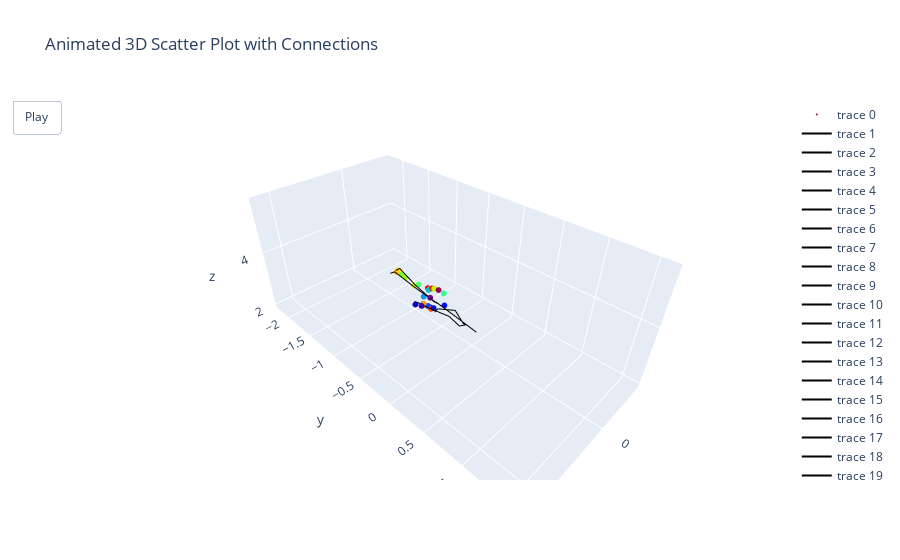

Write notebook code for a chart like this one.
### Markdown cell above
## Visualize Results

### Code cell
render_video(val_data[0][0][2])

### Figure 1 — Plotly figure (JSON) as saved in the notebook; plotly's stock layout.template omitted (floating-point values rounded to 4 significant figures)
{"data": [{"marker": {"color": [1, 2, 3, 4, 5, 6, 7, 8, 9, 10, 11, 12, 13, 14, 15, 16, 17, 18, 19, 20, 21, 22, 23, 24, 25], "colorscale": [[0, "rgb(150,0,90)"], [0.125, "rgb(0,0,200)"], [0.25, "rgb(0,25,255)"], [0.375, "rgb(0,152,255)"], [0.5, "rgb(44,255,150)"], [0.625, "rgb(151,255,0)"], [0.75, "rgb(255,234,0)"], [0.875, "rgb(255,111,0)"], [1, "rgb(255,0,0)"]], "size": 2}, "mode": "markers", "type": "scatter3d", "x": [0.4851, 0.7769, 1.06, 1.139, 0.8926, 0.6436, 0.835, 0.877, 0.8984, 0.7041, 0.5161, 0.4844, 0.4727, 0.6074, 0.6343, 0.6611, 0.4866, 0.6714, 0.5386, 0.6333, 0.9902, 0.9429, 0.8984, 0.4512, 0.4961], "y": [-0.3123, -0.2932, -0.2778, -0.3296, -0.1814, -0.1442, -0.2729, -0.2783, -0.3364, -0.4348, -0.4551, -0.4475, -0.2399, -0.5684, -0.834, -0.7632, -0.3801, -0.6104, -0.9502, -0.9312, -0.2812, -0.3198, -0.2167, -0.4326, -0.4775], "z": [3.859, 3.812, 3.748, 3.777, 3.689, 3.658, 3.561, 3.617, 3.631, 3.611, 3.697, 3.717, 3.832, 3.803, 3.846, 3.855, 3.818, 3.756, 3.803, 3.816, 3.768, 3.615, 3.613, 3.742, 3.723]}, {"line": {"color": "black", "width": 2}, "mode": "lines", "type": "scatter3d", "x": [0.7607, 0.772], "y": [-0.2126, 0.04556], "z": [3.762, 3.699]}, {"line": {"color": "black", "width": 2}, "mode": "lines", "type": "scatter3d", "x": [0.772, 0.7793], "y": [0.04556, 0.2367], "z": [3.699, 3.645]}, {"line": {"color": "black", "width": 2}, "mode": "lines", "type": "scatter3d", "x": [0.7793, 0.7808], "y": [0.2367, 0.2996], "z": [3.645, 3.625]}, {"line": {"color": "black", "width": 2}, "mode": "lines", "type": "scatter3d", "x": [0.7808, 0.8159], "y": [0.2996, 0.3882], "z": [3.625, 3.646]}, {"line": {"color": "black", "width": 2}, "mode": "lines", "type": "scatter3d", "x": [0.7793, 0.9971], "y": [0.2367, 0.2416], "z": [3.645, 3.773]}, {"line": {"color": "black", "width": 2}, "mode": "lines", "type": "scatter3d", "x": [0.9971, 0.8667], "y": [0.2416, 0.03809], "z": [3.773, 3.693]}, {"line": {"color": "black", "width": 2}, "mode": "lines", "type": "scatter3d", "x": [0.8667, 0.958], "y": [0.03809, -0.1902], "z": [3.693, 3.699]}, {"line": {"color": "black", "width": 2}, "mode": "lines", "type": "scatter3d", "x": [0.958, 1.033], "y": [-0.1902, -0.333], "z": [3.699, 3.746]}, {"line": {"color": "black", "width": 2}, "mode": "lines", "type": "scatter3d", "x": [1.033, 1.06], "y": [-0.333, -0.3879], "z": [3.746, 3.756]}, {"line": {"color": "black", "width": 2}, "mode": "lines", "type": "scatter3d", "x": [1.033, 1.018], "y": [-0.333, -0.3579], "z": [3.746, 3.73]}, {"line": {"color": "black", "width": 2}, "mode": "lines", "type": "scatter3d", "x": [0.7793, 0.7432], "y": [0.2367, 0.1812], "z": [3.645, 3.564]}, {"line": {"color": "black", "width": 2}, "mode": "lines", "type": "scatter3d", "x": [0.7432, 0.6382], "y": [0.1812, 0.01318], "z": [3.564, 3.699]}, {"line": {"color": "black", "width": 2}, "mode": "lines", "type": "scatter3d", "x": [0.6382, 0.7866], "y": [0.01318, -0.1655], "z": [3.699, 3.607]}, {"line": {"color": "black", "width": 2}, "mode": "lines", "type": "scatter3d", "x": [0.7866, 0.8218], "y": [-0.1655, -0.1781], "z": [3.607, 3.57]}, {"line": {"color": "black", "width": 2}, "mode": "lines", "type": "scatter3d", "x": [0.8218, 0.8438], "y": [-0.1781, -0.1876], "z": [3.57, 3.5]}, {"line": {"color": "black", "width": 2}, "mode": "lines", "type": "scatter3d", "x": [0.8218, 0.7964], "y": [-0.1781, -0.1996], "z": [3.57, 3.57]}, {"line": {"color": "black", "width": 2}, "mode": "lines", "type": "scatter3d", "x": [0.7607, 0.79], "y": [-0.2126, -0.2156], "z": [3.762, 3.77]}, {"line": {"color": "black", "width": 2}, "mode": "lines", "type": "scatter3d", "x": [0.79, 0.7188], "y": [-0.2156, -0.5439], "z": [3.77, 3.857]}, {"line": {"color": "black", "width": 2}, "mode": "lines", "type": "scatter3d", "x": [0.7188, 0.6338], "y": [-0.5439, -0.8667], "z": [3.857, 4.023]}, {"line": {"color": "black", "width": 2}, "mode": "lines", "type": "scatter3d", "x": [0.6338, 0.6616], "y": [-0.8667, -0.9219], "z": [4.023, 3.908]}, {"line": {"color": "black", "width": 2}, "mode": "lines", "type": "scatter3d", "x": [0.7607, 0.7202], "y": [-0.2126, -0.2057], "z": [3.762, 3.688]}, {"line": {"color": "black", "width": 2}, "mode": "lines", "type": "scatter3d", "x": [0.7202, 0.7334], "y": [-0.2057, -0.5356], "z": [3.688, 3.785]}, {"line": {"color": "black", "width": 2}, "mode": "lines", "type": "scatter3d", "x": [0.7334, 0.6948], "y": [-0.5356, -0.9233], "z": [3.785, 3.873]}, {"line": {"color": "black", "width": 2}, "mode": "lines", "type": "scatter3d", "x": [0.6948, 0.7461], "y": [-0.9233, -0.9731], "z": [3.873, 3.789]}], "layout": {"scene": {"xaxis": {"range": [-1.515, 2.485]}, "yaxis": {"range": [-2.312, 1.688]}, "zaxis": {"range": [1.859, 5.859]}}, "sliders": [{}], "title": {"text": "Animated 3D Scatter Plot with Connections"}, "updatemenus": [{"buttons": [{"args": [null, {"frame": {"duration": 100, "redraw": true}, "fromcurrent": true}], "label": "Play", "method": "animate"}], "showactive": false, "type": "buttons"}]}}
